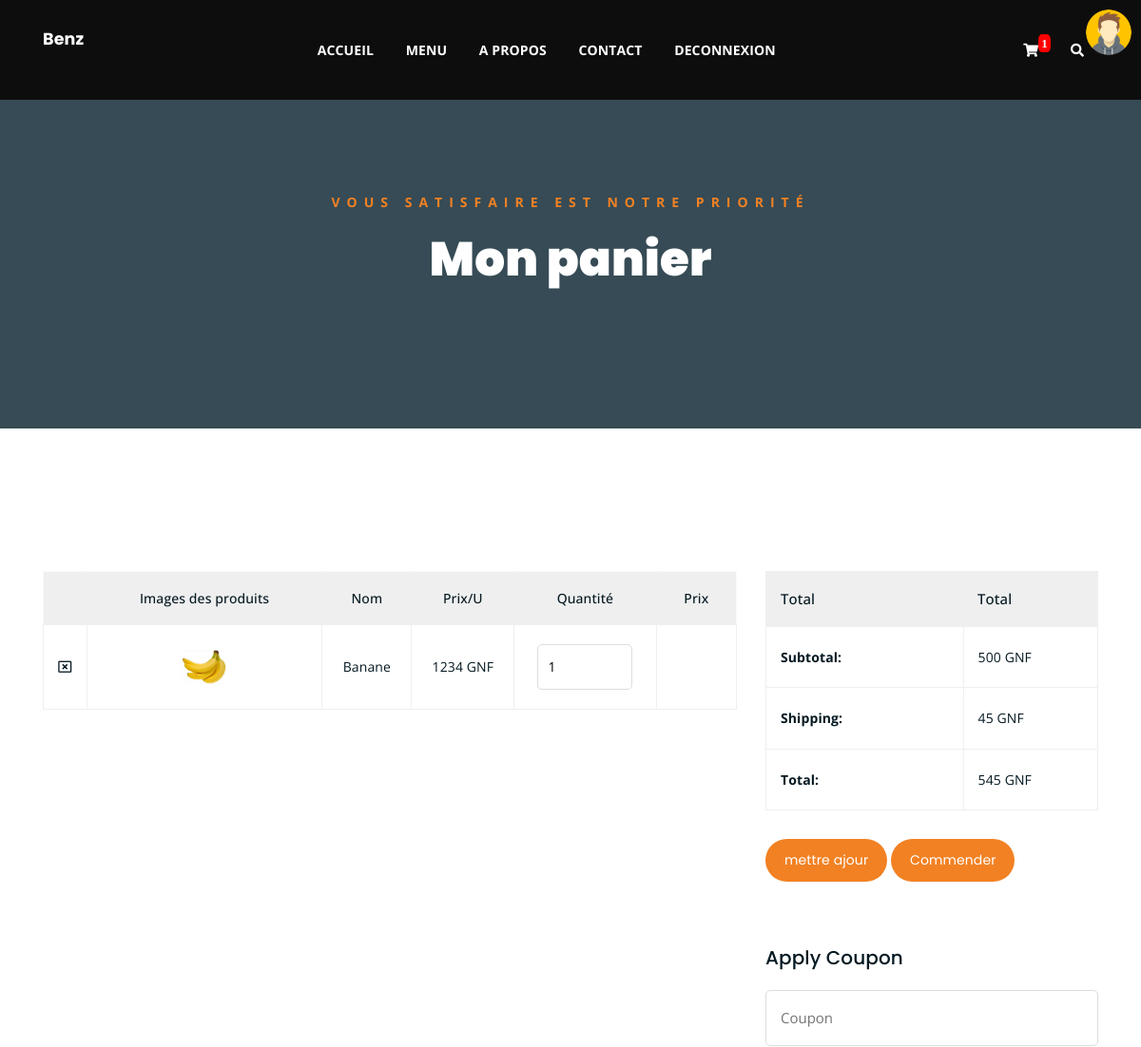
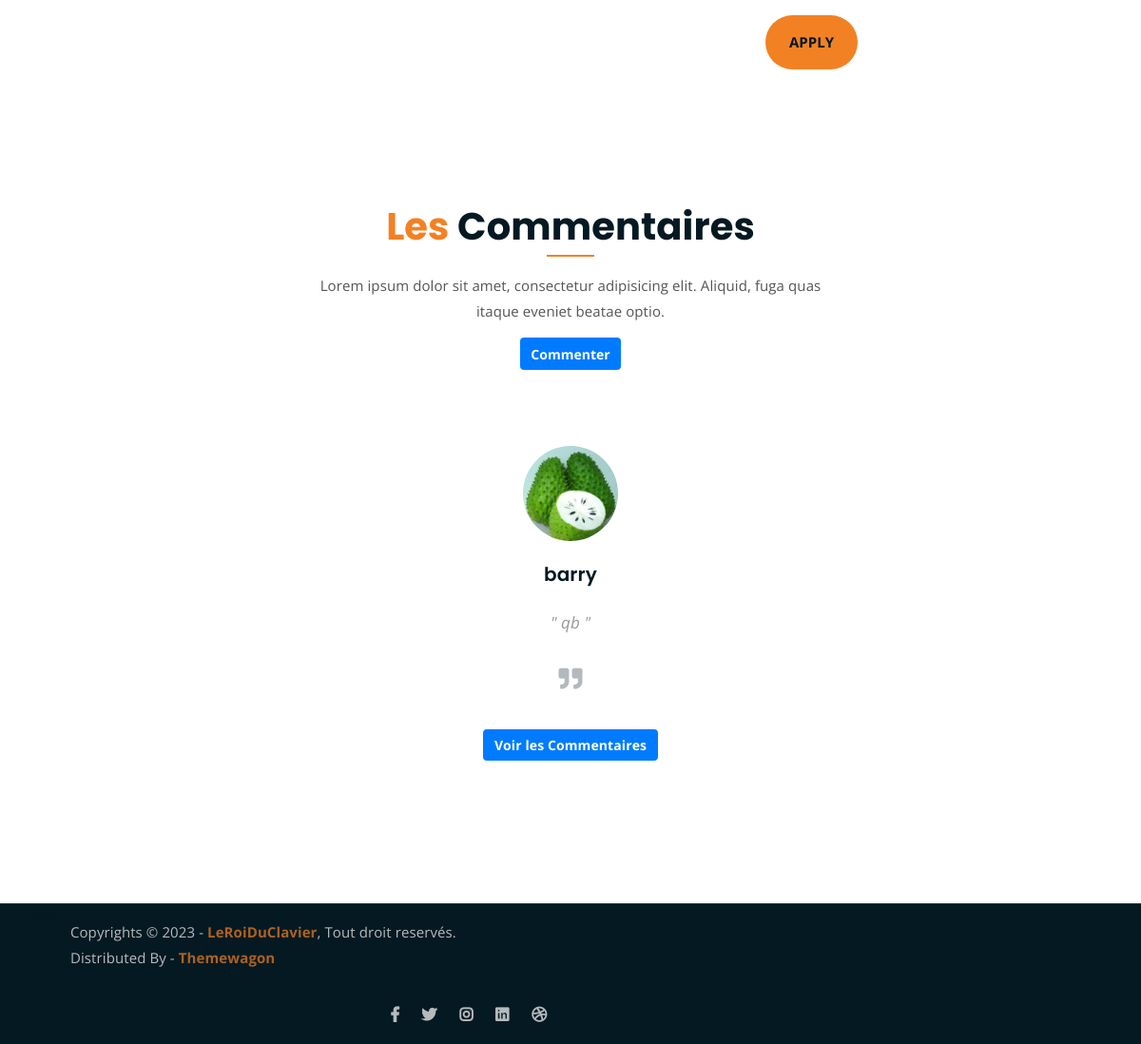
/cart/ (signed in), run on an earlier commit of the app's database (2 pictures, top to bottom).
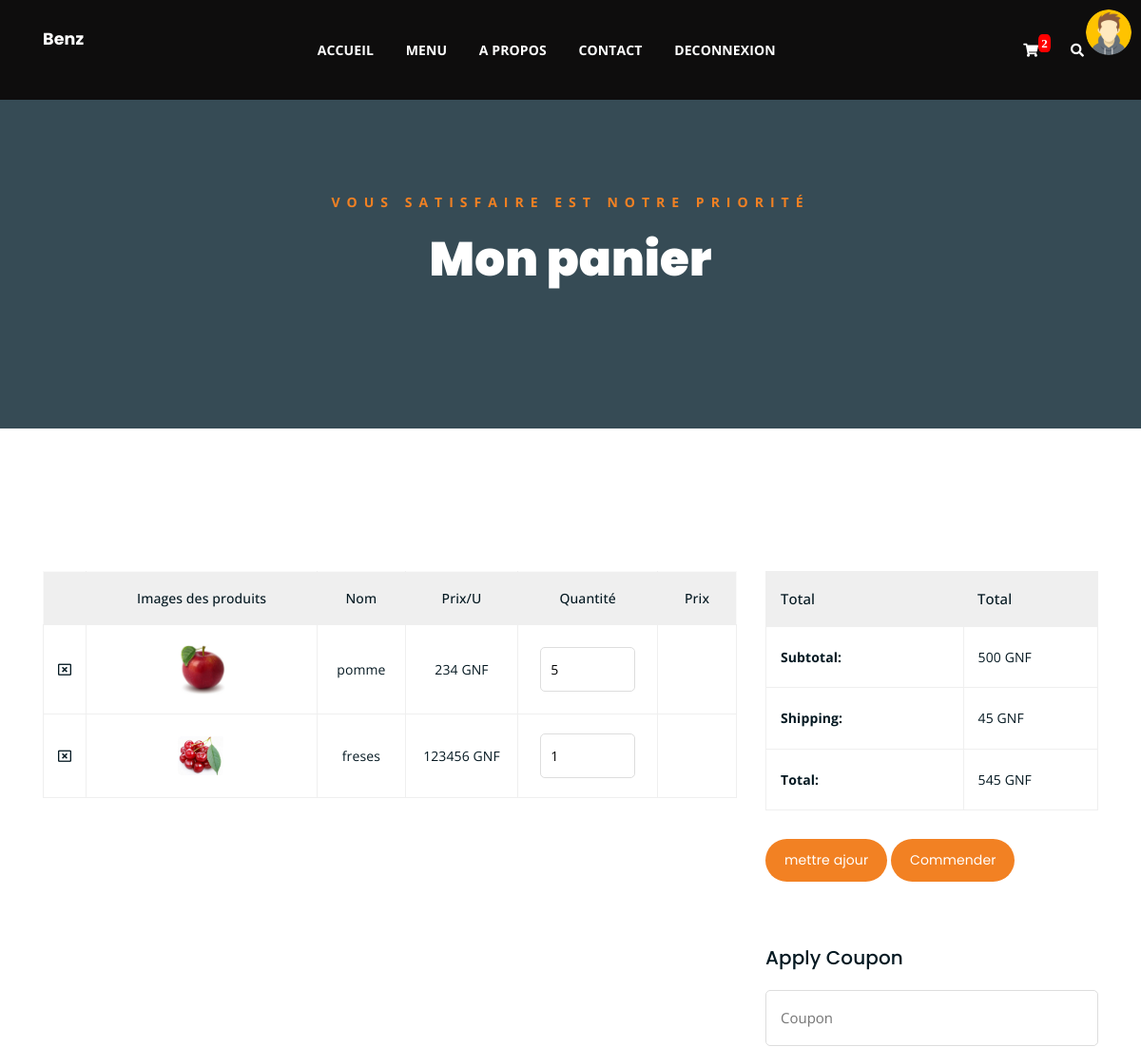
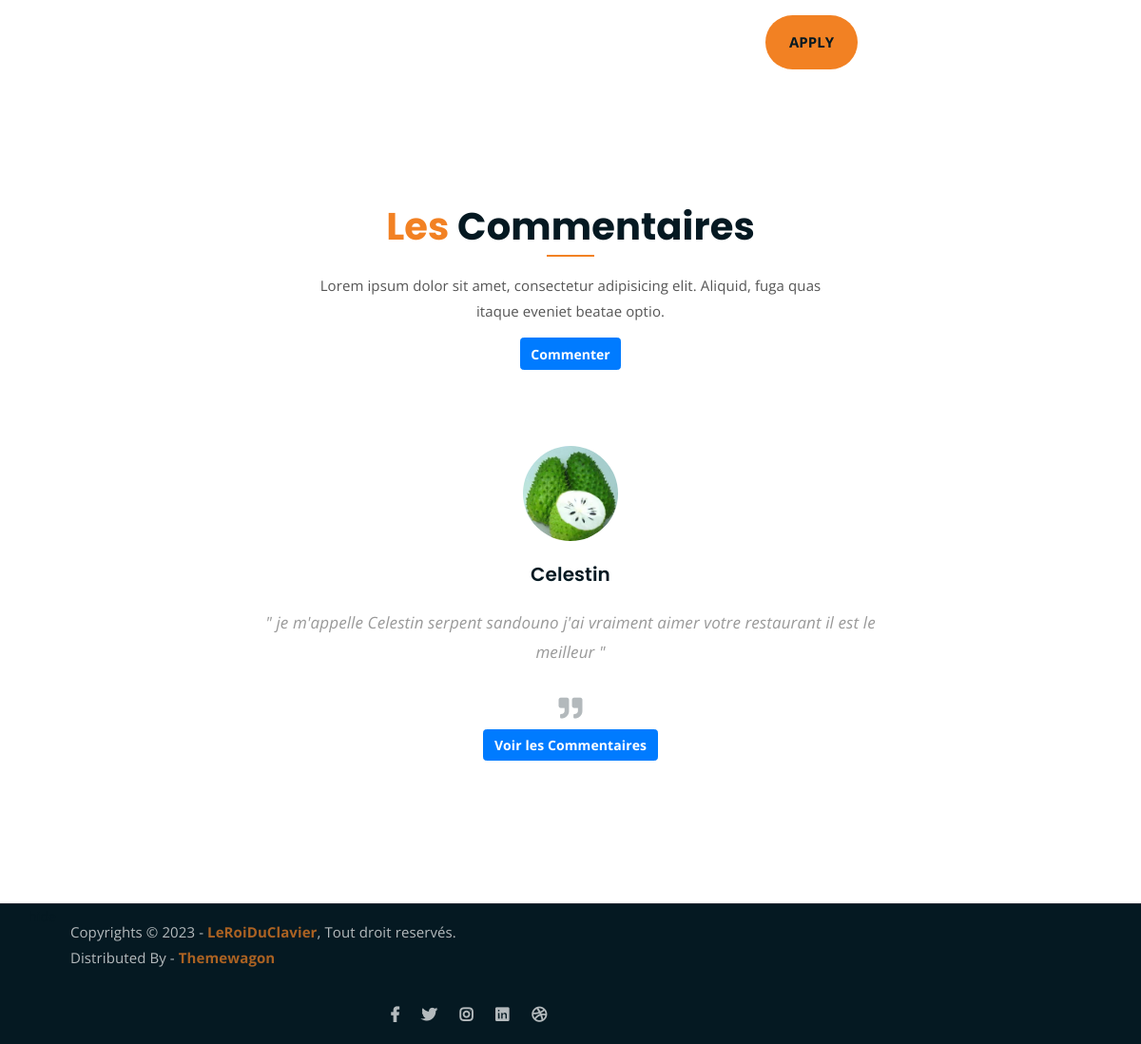
And on a later commit of the database (2 pictures, top to bottom).
### gestion_produit/models.py (models this page shows, shortened)
class Order(models.Model):
    user = models.ForeignKey(AUTH_USER_MODEL,on_delete=models.CASCADE)
    product = models.ForeignKey(Produits, on_delete=models.CASCADE)
    qte = models.IntegerField(default=1)
    commander = models.BooleanField(default=False)

class Produits(models.Model):
    nom = models.CharField(max_length=50)
    description = models.TextField()
    prix = models.PositiveIntegerField()
    image = models.ImageField(upload_to='%Y/%m/%d',blank=True,null=True)
    date = models.DateField(auto_now=True)
    categorie = models.ForeignKey(Categorie, on_delete=models.CASCADE)
    class Meta:
        verbose_name=("Produits")
        verbose_name_plural=("Produits")

class Commentaires(models.Model):
    message = models.TextField(null=True)
    date = models.DateField(auto_now_add=True)
    userP = models.ForeignKey(AUTH_USER_MODEL,on_delete=models.CASCADE)
    class Meta:
        verbose_name = ('Commentaire')
        verbose_name_plural = ('commenamentaire')

### gestion_compte/models.py (models this page shows)
class utilisateurs(AbstractUser):
    phone = models.CharField(max_length=13,unique=True,null=True,blank=True)
    profile=models.ImageField(upload_to='profile/',null=True,blank=True)

### gestion_produit/views.py (the view)
def cart(request):
    cart = get_object_or_404(Card, user=request.user)
    context={"orders":cart.orders.all()}# tout les elements de notre panier
    return render(request, 'gestion_produit/cart.html',context)

### gestion_produit/context_proccessor.py (called while the page is built)
def cart(request):
    if request.user.is_authenticated:
        cart = Card.objects.get(user = request.user)
        nb = cart.orders.count()
    else:
        nb =0
    context={"nb":nb}# tout les elements de notre panier
    return context

def commentaire(request):
    if request.method == 'POST':
        msg = request.POST.get('message')
        com = Commentaires.objects.create(
            message=msg,
            userP=request.user)
        com.save()
    comment = Commentaires.objects.all()
    context = {'comment':comment}
    return context

### gestion_produit/templates/gestion_produit/cart.html
{% load static %}
{% block header %}
	{% include "header.html" %}
{% endblock %}
<div class="breadcrumb-section breadcrumb-bg">
	<div class="container">
		<div class="row">
			<div class="col-lg-8 offset-lg-2 text-center">
				<div class="breadcrumb-text">
					<p>Vous satisfaire est notre priorité</p>
					<h1>Mon panier</h1>
				</div>
			</div>
		</div>
	</div>
</div>
<div class="cart-section mt-150 mb-150">
	<div class="container">
		<div class="row">
			<div class="col-lg-8 col-md-12">
				<div class="cart-table-wrap">
					<table class="cart-table">
						<thead class="cart-table-head">
							<tr class="table-head-row">
								<th class="product-remove"></th>
								<th class="product-image">Images des produits</th>
								<th class="product-name">Nom</th>
								<th class="product-price">Prix/U</th>
								<th class="product-quantity">Quantité</th>
								<th class="product-total">Prix</th>
							</tr>
						</thead>
						<tbody>
							{% for order in orders %}
							<tr class="table-body-row">
								<td class="product-remove"><a href="{% url 'del_prod_card' order.id %}"><i class="far fa-window-close"></i></a></td>
								<td class="product-image"><img src="{{ order.product.image.url }}" alt=""></td>
								<td class="product-name">{{ order.product.nom }}</td>
								<td class="product-price">{{ order.product.prix }} GNF</td>
								<td class="product-quantity"><input type="number" value="{{ order.qte }}"   placeholder=""></td>
								<td class="product-total">{{ total }}</td>
							</tr>
							{% endfor %}
						</tbody>
					</table>
				</div>
			</div>
			<div class="col-lg-4">
				<div class="total-section">
					<table class="total-table">
						<thead class="total-table-head">
							<tr class="table-total-row">
								<th>Total</th>
								<th>Total</th>
							</tr>
						</thead>
						<tbody>
							<tr class="total-data">
								<td><strong>Subtotal: </strong></td>
								<td>500 GNF</td>
							</tr>
							<tr class="total-data">
								<td><strong>Shipping: </strong></td>
								<td>45 GNF</td>
							</tr>
							<tr class="total-data">
								<td><strong>Total: </strong></td>
								<td>545 GNF</td>
							</tr>
						</tbody>
					</table>
					<div class="cart-buttons">
						<a href="cart.html" class="boxed-btn">mettre ajour</a>
						<a href="checkout.html" class="boxed-btn black">Commender</a>
					</div>
				</div>
				<div class="coupon-section">
					<h3>Apply Coupon</h3>
					<div class="coupon-form-wrap">
						<form action="index.html">
							<p><input type="text" placeholder="Coupon"></p>
							<p><input type="submit" value="Apply"></p>
						</form>
					</div>
				</div>
			</div>
		</div>
	</div>
</div>
{% block footer %}
	{% include "footer.html" %}
{% endblock %}

### templates/header.html (shortened to what this page needs)
{% load static %}
{% block header %}
<!DOCTYPE html>
<html lang="en">
	<head>
		<link rel="stylesheet" href="{% static 'gestion_produit/assets/css/all.min.css' %} ">
		<link rel="stylesheet" href=" {% static 'gestion_produit/assets/bootstrap/css/bootstrap.min.css' %} ">
		<link rel="stylesheet" href=" {% static 'gestion_produit/assets/css/owl.carousel.css' %} ">
		<link rel="stylesheet" href=" {% static 'gestion_produit/assets/css/magnific-popup.css' %} ">
		<link rel="stylesheet" href="{% static 'gestion_produit/assets/css/animate.css' %}">
		<link rel="stylesheet" href="{% static 'gestion_produit/assets/css/meanmenu.min.css' %}">
		<link rel="stylesheet" href="{% static 'gestion_produit/assets/css/main.css' %}">
		<link rel="stylesheet" href="{% static 'gestion_produit/assets/css/responsive.css' %}">
	</head>
<body>
	<div class="top-header-area" id="sticker" style="background-color: rgb(14, 13, 13);">
		{% if user.is_authenticated %}
			{% if user.profile %}
			<img src="{{ user.profile.url }}" alt="" style="width: 4%;float: right;border-radius: 50%;margin: 10px;position: absolute;right: 0;top: 0;">
			{% else %}
		<img src="media/img/avatar.jpg" alt="" style="width: 4%;float: right;border-radius: 50%;margin: 10px;position: absolute;right: 0;top: 0;">
			{% endif %}
		{% endif %}
		<div class="container">
			<div class="row">
				<div class="col-lg-12 col-sm-12 text-center">
					<div class="main-menu-wrap">
						<div class="site-logo">
							{% if user.is_authenticated %}
							<a href="{% url 'list_menu'%}">
								<h5 style="color: white;">{{ user.username }}</h5>
							</a>
							{% endif %}
						</div>
						<nav class="main-menu">
							<ul>
								<li class="active "><a href="{% url 'list_menu' %}" >ACCUEIL</a>
								</li>
								<li class=""><a href="{% url 'all_products' %}">MENU</a>
								</li>
								<li class=""><a href="{% url 'apropos' %}">A PROPOS</a>
								</li>
								<li class=""><a href="{% url 'contact' %}">CONTACT</a></li>
								{% if not user.is_authenticated %}
								<li class=" "><a href="#">CONNEXION</a>
									<ul class="sub-menu">
										<li><a href="{% url 'login' %}">Se connecter</a>
											<li><a href="{% url 'singup' %}">S'inscrire</a></li>
									</ul>
								</li>
								{% else %}
								<li class=" "><a href="{% url 'logout' %}">DECONNEXION</a></li>
								{% endif %}
								<li>
									<div class="header-icons">
										{% if user.is_authenticated %}
										<a class="shopping-cart" href="{% url 'cart' %}"><i class="fas fa-shopping-cart"  style="position: relative;"> {% if user.is_authenticated %}<span style="position: absolute;background-color: red;border-radius: 30%;padding: 3px;font-size: 13px;top: -10px;font-weight: bold;">{{ nb }}</span>{% endif %}</i></a>
										{% endif %}
										<a class="mobile-hide search-bar-icon" href="#"><i class="fas fa-search"></i></a>
									</div>
								</li>
							</ul>
						</nav>
					</div>
				</div>
			</div>
		</div>
	</div>
	{% endblock %}

### templates/footer.html (shortened to what this page needs)
{% load static %}
{% block footer %}
<div class="testimonail-section mt-150 mb-150">
	<div class="container">
		<div class="row">
			<div class="col-lg-8 offset-lg-2 text-center">
				<div class="section-title">
					<h3><span class="orange-text">Les</span> Commentaires</h3>
					<p>Lorem ipsum dolor sit amet, consectetur adipisicing elit. Aliquid, fuga quas itaque eveniet beatae optio.</p>
					<div style="display: flex; justify-content: center;">
						<button type="text" style="display: block;" class="btn btn-primary font-weight-bold mt-3" id="commenter">Commenter</button>
					</div>
				</div>
			</div>
		</div>
		<div class="row">
			<div class="col-lg-10 offset-lg-1 text-center">
				<div class="testimonial-sliders">
					{% for commentaire in comment %}
					<div class="single-testimonial-slider">
						<div class="client-avater">
							{% if commentaire.userP.profile %}
							<img src="{{ commentaire.userP.profile.url }}" alt="">
							{% else %}
							<img src="media/img/avatar.jpg" alt="">
							{% endif %}
						</div>
						<div class="client-meta">
							<h3>{{ commentaire.userP.username }}</h3>
							<p class="testimonial-body">
								" {{ commentaire.message }} "
							</p>
							<div class="last-icon">
								<i class="fas fa-quote-right"></i>
							</div>
						</div>
					</div>
					{% endfor %}
				</div>
			</div>
		</div>
		<p style="display: flex; justify-content: center;">
			<a href="" class="btn btn-primary" style="font-weight: bold;">Voir les Commentaires</a>
		</p>
	</div>
</div>
	<div class="copyright">
		<div class="container">
			<div class="row">hide
				<div class="col-lg-6 col-md-12">
					<p>Copyrights &copy; 2023 - <a href="https://imransdesign.com/">LeRoiDuClavier</a>,  Tout droit reservés.<br>
						Distributed By - <a href="https://themewagon.com/">Themewagon</a>
					</p>
				</div>
				<div class="col-lg-6 text-right col-md-12">
					<div class="social-icons">
						<ul>
							<li><a href="#" target="_blank"><i class="fab fa-facebook-f"></i></a></li>
							<li><a href="#" target="_blank"><i class="fab fa-twitter"></i></a></li>
							<li><a href="#" target="_blank"><i class="fab fa-instagram"></i></a></li>
							<li><a href="#" target="_blank"><i class="fab fa-linkedin"></i></a></li>
							<li><a href="#" target="_blank"><i class="fab fa-dribbble"></i></a></li>
						</ul>
					</div>
				</div>
			</div>
		</div>
	</div>
</body>
</html>
{% endblock  %}

What changed in the data, as far as the page shows it:
removed Order: product.image (picture), product.nom "Banane", product.prix "1234", qte "1"
removed Commentaires: userP.profile (picture), userP.username "barry", message "qb"
added Order: product.image (picture), product.nom "pomme", product.prix "234", qte "5"
added Order: product.image (picture), product.nom "freses", product.prix "123456", qte "1"
now on this page (row unchanged): Commentaires: userP.profile (picture), userP.username "Celestin", message "je m'appelle Celestin serpent sandouno j'ai vraiment aimer votre restaurant il est le meilleur"
Also different on the page:
{{ nb }}: "1" → "2"
